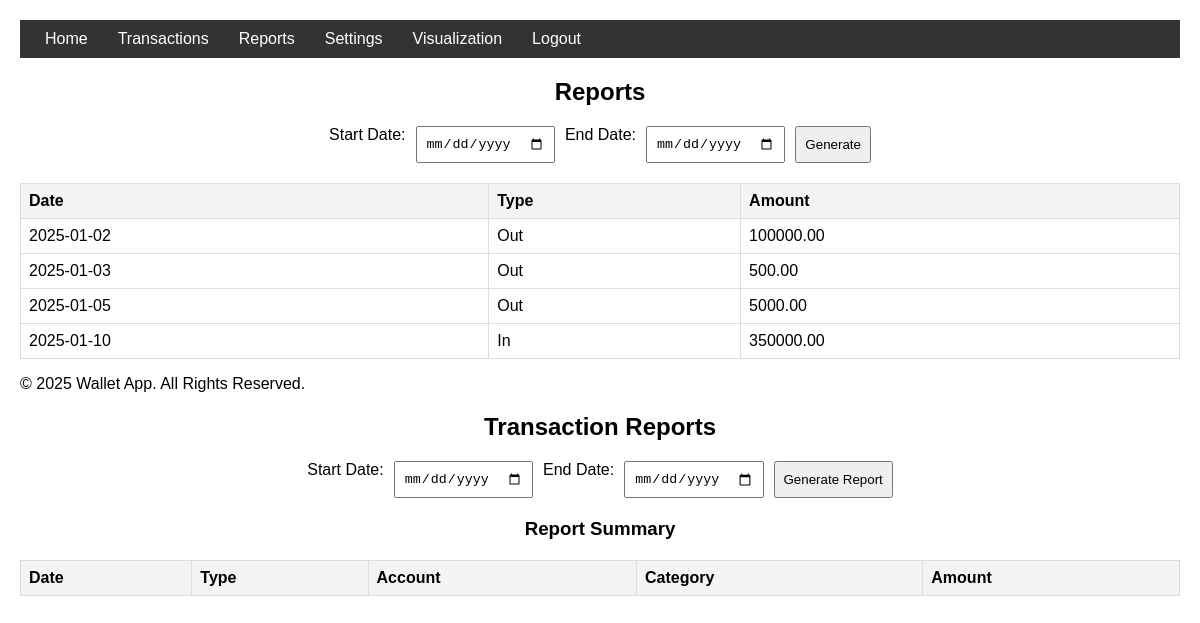
/views/reports.php, run on the app's committed database.
### tables this page shows
CREATE TABLE `transactions` (
  `id` int(11) NOT NULL,
  `user_id` int(11) DEFAULT NULL,
  `account_type` varchar(50) DEFAULT NULL,
  `category_id` int(11) DEFAULT NULL,
  `amount` decimal(10,2) DEFAULT NULL,
  `transaction_date` date DEFAULT NULL,
  `type` enum('in','out') DEFAULT NULL
);

### views/reports.php (the view, shortened to what this page needs)
<?php
include '../db.php';
include '../includes/header.php';
if (isset($_POST['start_date']) && isset($_POST['end_date'])) {
    $start = $_POST['start_date'];
    $end = $_POST['end_date'];
    $stmt = $conn->prepare("SELECT * FROM transactions WHERE transaction_date BETWEEN ? AND ?");
    $stmt->bind_param("ss", $start, $end);
    $stmt->execute();
    $result = $stmt->get_result();
} else {
    $result = $conn->query("SELECT * FROM transactions");
}
echo '<h2>Reports</h2>';
echo '<form method="post">';
echo 'Start Date: <input type="date" name="start_date">';
echo 'End Date: <input type="date" name="end_date">';
echo '<button type="submit">Generate</button>';
echo '</form>';
echo '<table>';
echo '<tr><th>Date</th><th>Type</th><th>Amount</th></tr>';
while ($row = $result->fetch_assoc()) {
    echo '<tr>';
    echo '<td>' . $row['transaction_date'] . '</td>';
    echo '<td>' . ucfirst($row['type']) . '</td>';
    echo '<td>' . $row['amount'] . '</td>';
    echo '</tr>';
}
echo '</table>';
include '../includes/footer.php';
?>
<!DOCTYPE html>
<html lang="en">
<head>
    <link rel="stylesheet" href="../css/style.css">
    <link rel="stylesheet" href="../css/report.css">
</head>
<body>
    <h2>Transaction Reports</h2>
    <form id="filter-form">
        <label for="start_date">Start Date:</label>
        <input type="date" id="start_date" required>
        <label for="end_date">End Date:</label>
        <input type="date" id="end_date" required>
        <button type="submit">Generate Report</button>
    </form>
    <h3>Report Summary</h3>
    <table id="report-table">
        <thead>
            <tr>
                <th>Date</th>
                <th>Type</th>
                <th>Account</th>
                <th>Category</th>
                <th>Amount</th>
            </tr>
        </thead>
    </table>
</body>
</html>

### includes/header.php (shortened to what this page needs)
<!DOCTYPE html>
<html lang="en">
<head>
    <link rel="stylesheet" href="../css/style.css">
</head>
<body>
<nav>
    <ul>
        <li><a href="../views/dashboard.php">Home</a></li>
        <li><a href="../views/transactions.php">Transactions</a></li>
        <li><a href="../views/reports.php">Reports</a></li>
        <li><a href="../views/settings.php">Settings</a></li>
        <li><a href="../views/visualization.php">Visualization</a></li>
        <li><a href="../api/logout.php">Logout</a></li>
    </ul>
</nav>

### includes/footer.php
<footer>
    <p>&copy; 2025 Wallet App. All Rights Reserved.</p>
</footer>
</body>
</html>

### css/style.css (style rules this page uses)
body { font-family: Arial, sans-serif; margin: 0; padding: 0; }
nav ul { list-style: none; background: #333; padding: 10px; margin: 0; display: flex; }
nav ul li { margin: 0 15px; }
nav ul li a { color: #fff; text-decoration: none; }
table { width: 100%; border-collapse: collapse; }
table th, table td { border: 1px solid #ddd; padding: 8px; }
body { font-family: Arial, sans-serif; margin: 20px; }
form { margin-bottom: 20px; }
table { width: 100%; border-collapse: collapse; margin-top: 20px; }
table th, table td { border: 1px solid #ddd; padding: 8px; text-align: left; }
table th { background-color: #f4f4f4; }

### css/report.css (style rules this page uses)
body { font-family: Arial, sans-serif; margin: 20px; }
h2, h3 { text-align: center; }
form { display: flex; justify-content: center; margin-bottom: 20px; gap: 10px; }
form input, form button { padding: 8px; }
table { width: 100%; border-collapse: collapse; margin-top: 20px; }
table th, table td { border: 1px solid #ddd; padding: 8px; text-align: left; }
table th { background-color: #f4f4f4; }

### data on the page
transactions: transaction_date "2025-01-02", type "Out", amount "100000.00"
transactions: transaction_date "2025-01-03", type "Out", amount "500.00"
transactions: transaction_date "2025-01-05", type "Out", amount "5000.00"
transactions: transaction_date "2025-01-10", type "In", amount "350000.00"
